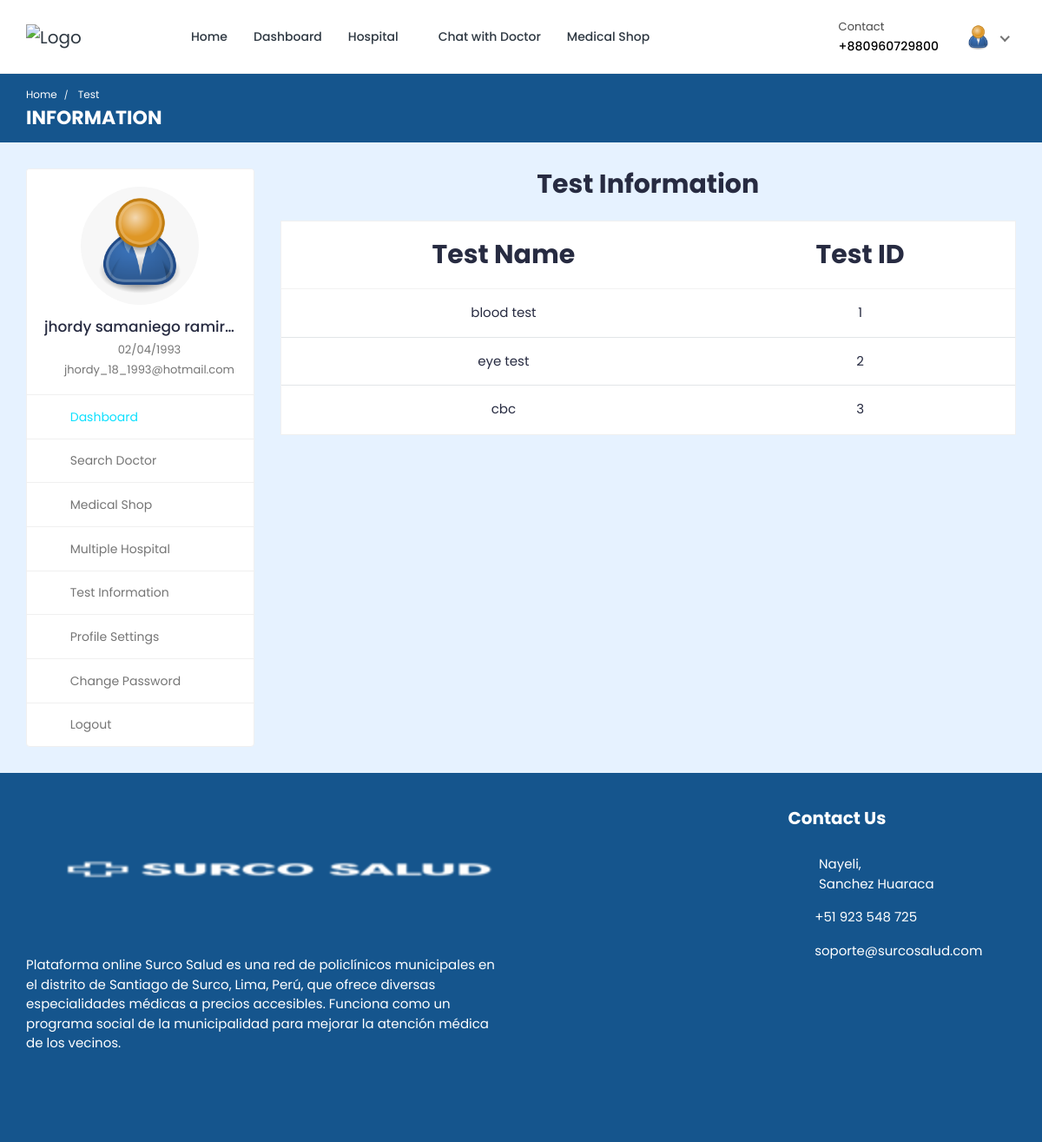
Screenshot of /doctor/doctor-test-list/ (signed in) with the database file from the repository.
### hospital/models.py (models this page shows, shortened)
class Patient(models.Model):
    patient_id = models.AutoField(primary_key=True)
    user = models.OneToOneField(User, on_delete=models.CASCADE, null=True, blank=True, related_name='patient')
    name = models.CharField(max_length=200, null=True, blank=True)
    username = models.CharField(max_length=200, null=True, blank=True)
    age = models.IntegerField(null=True, blank=True)
    email = models.EmailField(max_length=200, null=True, blank=True)
    phone_number = models.IntegerField(null=True, blank=True)
    address = models.CharField(max_length=200, null=True, blank=True)
    featured_image = models.ImageField(upload_to='patients/avatars/', null=True, blank=True)
    blood_group = models.CharField(max_length=200, null=True, blank=True)
    history = models.CharField(max_length=200, null=True, blank=True)
    dob = models.CharField(max_length=200, null=True, blank=True)
    nid = models.CharField(max_length=200, null=True, blank=True)
    serial_number = models.CharField(max_length=200, null=True, blank=True)
    login_status = models.CharField(max_length=200, null=True, blank=True, default="offline")

### hospital_admin/models.py (models this page shows, shortened)
class Test_Information(models.Model):
    test_id = models.AutoField(primary_key=True)
    test_name = models.CharField(max_length=200, null=True, blank=True)
    test_price = models.CharField(max_length=200, null=True, blank=True)

### doctor/views.py (the view)
# urls.py: path('doctor-test-list/', views.doctor_test_list, name='doctor-test-list'),
@csrf_exempt
@login_required(login_url="login")
def doctor_test_list(request):
    if request.user.is_authenticated and request.user.is_doctor:
        doctor = Doctor_Information.objects.get(user=request.user)
        tests = Test_Information.objects.all
        context = {'doctor': doctor, 'tests': tests}
        return render(request, 'doctor-test-list.html', context)
    elif request.user.is_authenticated and request.user.is_patient:
        patient = Patient.objects.get(user=request.user)
        tests = Test_Information.objects.all
        context = {'patient': patient, 'tests': tests}
        return render(request, 'doctor-test-list.html', context)
    else:
        logout(request)
        messages.info(request, 'Not Authorized')
        return render(request, 'doctor-login.html')

### templates/doctor-test-list.html (shortened to what this page needs)
{% load static %}
<!DOCTYPE html>
<html lang="en">
  <head>
    <link
      rel="stylesheet"
      href="{% static 'HealthStack-System/css/Normal/bootstrap.min.css' %}"
    />
    <link
      rel="stylesheet"
      href="{% static 'HealthStack-System/plugins/Normal/fontawesome/css/fontawesome.min.css' %}"
    />
    <link
      rel="stylesheet"
      href="{% static 'HealthStack-System/plugins/Normal/fontawesome/css/all.min.css' %}"
    />
    <link
      rel="stylesheet"
      href="{% static 'HealthStack-System/css/Normal/style.css' %}"
    />
  </head>
  <body>
  {% if user.is_authenticated %}
    <div class="main-wrapper">
      <header class="header">
        {% if user.is_authenticated and user.is_patient %}
				{% include 'patient_navbar.html' %}
				{% endif %}
      </header>
      <div class="breadcrumb-bar">
        <div class="container-fluid">
          <div class="row align-items-center">
            <div class="col-md-12 col-12">
              <nav aria-label="breadcrumb" class="page-breadcrumb">
                <ol class="breadcrumb">
                  {% if user.is_authenticated and user.is_patient %}
									<li class="breadcrumb-item"><a href="{% url 'patient-dashboard' %}">Home</a></li>
									{% endif %}
                  <li class="breadcrumb-item active" aria-current="page">
                    Test
                  </li>
                </ol>
              </nav>
              <h2 class="breadcrumb-title">INFORMATION</h2>
            </div>
          </div>
        </div>
      </div>
      <div class="content">
        <div class="container-fluid">
          <div class="row">
            <div class="col-md-5 col-lg-4 col-xl-3 theiaStickySidebar">
              <div>
                {% if user.is_authenticated and user.is_patient %}
								{% include 'patient-sidebar.html' %}
								{% endif %}
              </div>
            </div>
            <div class="col-md-7 col-lg-8 col-xl-9">
              <div class="row">
                <div class="col-md-12">
                  <h2 class="mb-4 text-center"><b>Test Information</b></h2>
                  <div class="appointment-tab">
                      <div class="tab-pane" id="today-appointments">
                        <div class="card card-table mb-0">
                          <div class="card-body">
                            <div class="table-responsive">
                              <table
                                class="table table-hover table-center mb-0 text-center"
                              >
                                <thead style="font-size: 30px;">
                                  <tr>
                                    <th>Test Name</th>
                                    <th>Test ID</th>
                                  </tr>
                                </thead>
                                <tbody>
                                  {% for t in tests %}
                                  <tr>
                                    <td> {{t.test_name}}</td>
                                    <td>{{t.test_id}}</td>
                                  </tr>
                                  {% endfor %}
                                </tbody>
                              </table>
                            </div>
                          </div>
                        </div>
                      </div>
                    </div>
                  </div>
                </div>
              </div>
            </div>
          </div>
        </div>
      </div>
      {% include 'footer.html' %}
  {% else %}
  <p> You are not logged in </p>
  {% endif %}
  </body>
</html>

### templates/patient_navbar.html (shortened to what this page needs)
{% load static %}
<nav class="navbar navbar-expand-lg header-nav">
  <div class="navbar-header">
    <a href="{% url 'hospital_home'%}" class="navbar-brand logo">
      <img
        src="{% static 'HealthStack-System/images/Normal/logo.jpg' %}"
        class="img-fluid"
        alt="Logo"
      />
    </a>
  </div>
  <div class="main-menu-wrapper">
    <ul class="main-nav">
      <li>
        <a href="{% url 'hospital_home'%}">Home</a>
      </li>
      <li>
        <a href="{% url 'patient-dashboard' %}">Dashboard</a>
      </li>
      <li class="has-submenu">
        <a href="#">Hospital <i class="fas fa-chevron-down"></i></a>
      </li>
      {% if user.is_authenticated and user.is_patient %}
      <li>
        <a href="{% url 'chat-home' pk=user.id %}">Chat with Doctor</a>
      </li>
      {% endif %}
      <li>
        <a href="{% url 'pharmacy_shop' %}">Medical Shop</a>
      </li>
    </ul>
  </div>
  <ul class="nav header-navbar-rht">
    <li class="nav-item contact-item">
      <div class="header-contact-img">
        <i class="far fa-hospital"></i>
      </div>
      <div class="header-contact-detail">
        <p class="contact-header">Contact</p>
        <p class="contact-info-header">+880{{patient.phone_number}}</p>
      </div>
    </li>
    <li class="nav-item dropdown has-arrow logged-item">
      <a href="#" class="dropdown-toggle nav-link" data-toggle="dropdown">
        <span class="user-img">
          <img
            class="rounded-circle"
            src="{{patient.featured_image.url}}"
            width="31"
            alt="Jhordy Samaniego"
          />
        </span>
      </a>
    </li>
  </ul>
</nav>

### templates/patient-sidebar.html
{% load static %}
    <div class="profile-sidebar">
      <div class="widget-profile pro-widget-content">
        <div class="profile-info-widget">
          <a href="#" class="booking-doc-img">
            <img
              src="{{ patient.featured_image.url }}"
              alt="User Image"
            />
          </a>
          <div class="profile-det-info">
            <h3>{{patient.name}}</h3>
            <div class="patient-details">
              <h5>
                <i class="fas fa-birthday-cake"></i> {{ patient.dob }}
              </h5>
              <h5 class="mb-0">
                <i class="fas fa-map-marker-alt"></i>
                {{ patient.address }}
              </h5>
            </div>
          </div>
        </div>
      </div>
      <div class="dashboard-widget">
        <nav class="dashboard-menu sidebar">
          <ul>
            <li class="active">
              <a href="{% url 'patient-dashboard' %}">
                <i class="fas fa-columns"></i>
                <span>Dashboard</span>
              </a>
            </li>
            <li class="nav-item has-submenu">
              <a href="{% url 'search' %}">
                <i class="fas fa-user-md"></i>
                <span>Search Doctor</span>
              </a>
            </li>
            <li class="has-submenu">
              <a href="{% url 'pharmacy_shop' %}" class="nav-link">
                <i class="fas fa-capsules"></i>
                <span>Medical Shop</span>
              </a>
            </li>
            <li>
                <a href="{% url 'multiple-hospital' %}">
                  <i class="fas fa-hospital"></i>
                  <span>Multiple Hospital</span>
                </a>
            </li>
            <li>
              <a href="{% url 'doctor-test-list'%}" target="_blank">
                <i class="fas fa-hourglass-start"></i>
                <span>Test Information</span>
              </a>
            </li>
            <li>
              <a href="{% url 'profile-settings' %}">
                <i class="fas fa-user-cog"></i>
                <span>Profile Settings</span>
              </a>
            </li>
            <li>
              <a href="{% url 'change-password' pk=user.id%}">
                <i class="fas fa-lock"></i>
                <span>Change Password</span>
              </a>
            </li>
            <li>
              <a href="{% url 'logout' %}">
                <i class="fas fa-sign-out-alt"></i>
                <span>Logout</span>
              </a>
            </li>
          </ul>
        </nav>
      </div>
    </div>

### rows the page displays
Patient: phone_number "960729800", featured_image (placeholder picture), name "jhordy samaniego ramir…", dob "02/04/1993", address "jhordy_18_1993@hotmail.com"
Test_Information: test_name "blood test", test_id "1"
Test_Information: test_name "eye test", test_id "2"
Test_Information: test_name "cbc", test_id "3"
